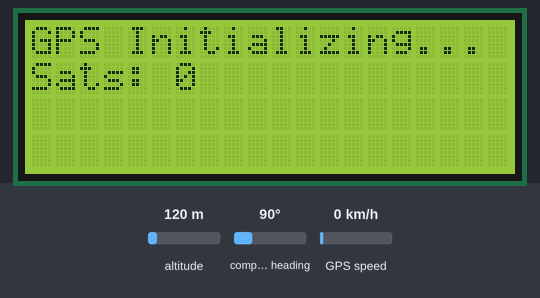
Bench run of a sketch on a simulated ESP32. Parts: 20×4 character LCD. Inputs (shaded band) come from the test bench; at power-on: altitude 120 m, compass heading 90°, GPS speed 0 km/h. The GPS gets a fix after 3 s at 37.7749, -122.4194 with 8 satellites; what the sketch prints to the serial monitor is not drawn.

Above: at 1.2 s.
1.3 s: altitude set to 20 m
At 4.2 s:
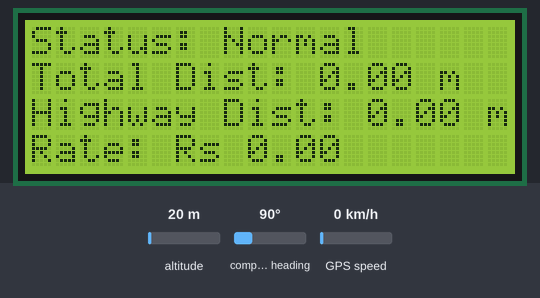
4.7 s: compass heading set to 269°
8.9 s: GPS speed set to 30 km/h
Timing chart, 0 to 11.9 s (numbered marks = the images above; inputs shaded):
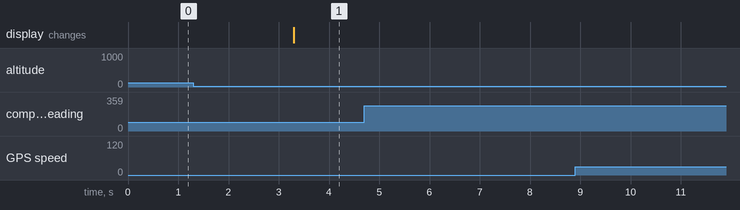

Measured:
- after the input at 4.7 s, every drawn part: stays the same
- after the input at 8.9 s, every drawn part: stays the same

The sketch:

gps_lcd.ino
```cpp
#include <TinyGPS++.h>
#include <Wire.h>
#include <LiquidCrystal_I2C.h>
#include <HardwareSerial.h>

// GPS, LCD, and GSM setup
TinyGPSPlus gps;
HardwareSerial gpsSerial(1); // Use UART1 (GPIO 16 for RX, 17 for TX)
LiquidCrystal_I2C lcd(0x3F, 20, 4); // 20x4 LCD with I2C address 0x3F
HardwareSerial gsmSerial(0); // Use UART0 (default TX=1, RX=3 for GSM)

// Variables for distance calculation
double prevLat = 0.0, prevLng = 0.0;
double totalHighwayDistance = 0.0;
double currentHighwayDistance = 0.0;
bool isInHighway = false;  // Flag to track if the vehicle is on the highway

// Define new highway perimeter coordinates (rectangle-shaped road)
double highwayCoords[4][2] = {
    {13.150107, 77.569923}, // Top right corner
    {13.150080, 77.569923}, // Bottom right corner
    {13.150092, 77.570686}, // Bottom left corner
    {13.150070, 77.570688}  // Top left corner
};

// Timer for toggling display
unsigned long lastToggleTime = 0;
bool showLat = true;

// Fee calculation constant
const float RATE_PER_10M = 50.0; // Rs. 50 per 10 meters

// SMS flags to ensure messages are sent only once per transition
bool smsSentOnEntry = false;
bool smsSentOnExit = false;

void setup() {
  Serial.begin(115200);  // For debugging
  gpsSerial.begin(9600, SERIAL_8N1, 16, 17); // GPS UART1
  gsmSerial.begin(9600, SERIAL_8N1, 1, 3);  // GSM UART0

  lcd.begin();
  lcd.backlight();

  lcd.setCursor(0, 0);
  lcd.print("GPS Initializing...");
  Serial.println("Starting GPS Debugging...");
}

void loop() {
  while (gpsSerial.available() > 0) {
    char c = gpsSerial.read();
    gps.encode(c);
    Serial.print(c);  // Print raw NMEA sentences
  }

  // Call enhanced debug info
  printDebugInfo();

  // Check if location is valid
  if (gps.location.isValid()) {
    double lat = gps.location.lat();
    double lng = gps.location.lng();

    // Calculate distance if previous coordinates exist
    if (prevLat != 0.0 && prevLng != 0.0) {
      double distance = TinyGPSPlus::distanceBetween(lat, lng, prevLat, prevLng);
      totalHighwayDistance += distance;

      // Check if the vehicle is in the highway perimeter
      bool wasInHighway = isInHighway;
      isInHighway = isInsidePerimeter(lat, lng);

      // If the vehicle has entered the highway and was not already there, send SMS
      if (isInHighway && !wasInHighway && !smsSentOnEntry) {
        currentHighwayDistance = 0.0;  // Reset current highway distance
        sendSMS("You are now on the highway. Toll calculation starts.");
        smsSentOnEntry = true;  // Ensure SMS is only sent once on entry
        smsSentOnExit = false;  // Reset exit SMS flag
      }

      // If the vehicle is on the highway, accumulate the highway distance
      if (isInHighway) {
        currentHighwayDistance += distance;
      }

      // If the vehicle has exited the highway, send SMS with the total fare
      if (!isInHighway && wasInHighway && !smsSentOnExit) {
        float fare = (currentHighwayDistance / 10) * RATE_PER_10M;
        sendSMS("You are now off the highway. Total fare: Rs " + String(fare, 2));
        smsSentOnExit = true;  // Ensure SMS is only sent once on exit
        smsSentOnEntry = false;  // Reset entry SMS flag
      }
    }

    prevLat = lat;
    prevLng = lng;

    // Toggle display every 3 seconds
    if (millis() - lastToggleTime > 3000) {
      showLat = !showLat;
      lastToggleTime = millis();
    }

    // Display on LCD
    lcd.clear();
    lcd.setCursor(0, 0);
    lcd.print(isInHighway ? "Status: Highway" : "Status: Normal");

    lcd.setCursor(0, 1);
    lcd.print("Total Dist: ");
    lcd.print(totalHighwayDistance, 2);
    lcd.print(" m");

    lcd.setCursor(0, 2);
    lcd.print("Highway Dist: ");
    lcd.print(currentHighwayDistance, 2);
    lcd.print(" m");

    lcd.setCursor(0, 3);
    lcd.print("Rate: Rs ");
    lcd.print(currentHighwayDistance / 10 * RATE_PER_10M);  // Rate calculation: Rs 50 per 10 meters
  } else {
    // Show satellite count when location is invalid
    lcd.setCursor(0, 0);
    lcd.print("GPS Initializing...");
    lcd.setCursor(0, 1);
    lcd.print("Sats: ");
    lcd.print(gps.satellites.value());
  }

  delay(1000);
}

// Function to check if the current location is inside the defined highway perimeter
bool isInsidePerimeter(double lat, double lng) {
  // Check if the point is within the rectangle formed by the four corners
  bool isInLatRange = (lat >= highwayCoords[2][0] && lat <= highwayCoords[0][0]);
  bool isInLngRange = (lng >= highwayCoords[0][1] && lng <= highwayCoords[2][1]);

  return isInLatRange && isInLngRange;
}

// Function to send SMS using the GSM module
void sendSMS(String message) {
  gsmSerial.println("AT+CMGF=1"); // Set SMS mode
  delay(100);
  gsmSerial.println("AT+CMGS=\"+917204358788\""); // Send to this phone number
  delay(100);
  gsmSerial.print(message); // The message to send
  gsmSerial.write(26); // End SMS with CTRL+Z
  delay(1000);
}

// Function to print detailed GPS debug information
void printDebugInfo() {
  Serial.println("\n--- GPS Debug Info ---");

  // Raw NMEA data check
  Serial.print("NMEA Raw Data: ");
  Serial.println(gpsSerial.available() ? "Data Received" : "No Data");

  // Satellite count
  Serial.print("Satellites: ");
  Serial.println(gps.satellites.value());

  // HDOP
  Serial.print("HDOP: ");
  Serial.println(gps.hdop.isValid() ? gps.hdop.hdop() : 0);

  // Latitude and Longitude
  if (gps.location.isValid()) {
    Serial.print("Lat: ");
    Serial.println(gps.location.lat(), 6);
    Serial.print("Lng: ");
    Serial.println(gps.location.lng(), 6);
  } else {
    Serial.println("Location not valid.");
  }

  // Check for valid NMEA sentences
  Serial.println("---------------------");
}
```
